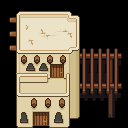

Below is a game level as drawn by its tile map, then a one-line description and the .tmx that defines it (tile-layer data replaced by summaries):
An orthogonal 8x8 tile map with 16x16 px tiles, 3 tile layers (OnGrass, Collisions, WalkBehind), 8 tilesets and 1 object (teleport on push).

<map version="1.10" tiledversion="1.11.0" orientation="orthogonal" renderorder="right-down" compressionlevel="6" width="8" height="8" tilewidth="16" tileheight="16" infinite="0" nextlayerid="5" nextobjectid="9">
 <tileset firstgid="1" source="../../../tileset/invisible.tsx" />
 <tileset firstgid="17" source="../../../tileset/heal4.tsx" />
 <tileset firstgid="1111" source="../../../tileset/building-small.tsx" />
 <tileset firstgid="2135" source="../../../tileset/houses2.tsx" />
 <tileset firstgid="2819" source="../../../tileset/building3.tsx" />
 <tileset firstgid="3275" source="../../../tileset/desert.tsx" />
 <tileset firstgid="3339" source="../../../tileset/desert2.tsx" />
 <tileset firstgid="3359" source="../../../tileset/desert3.tsx" />
 <layer id="4" name="OnGrass" width="8" height="8">
  <data>[64 cells, 11 non-empty, 8 distinct tile ids]</data>
 </layer>
 <layer id="1" name="Collisions" width="8" height="8">
  <data>[64 cells, 28 non-empty, 28 distinct tile ids]</data>
 </layer>
 <layer id="2" name="WalkBehind" width="8" height="8">
  <data>[64 cells, 27 non-empty, 25 distinct tile ids]</data>
 </layer>
 <objectgroup id="3" name="Moving">
  <object id="8" type="teleport on push" gid="4" x="64" y="128" width="16" height="16">
   <properties>
    <property name="map" value="floor-0" />
    <property name="x" value="3" />
    <property name="y" value="8" />
   </properties>
  </object>
 </objectgroup>
</map>
